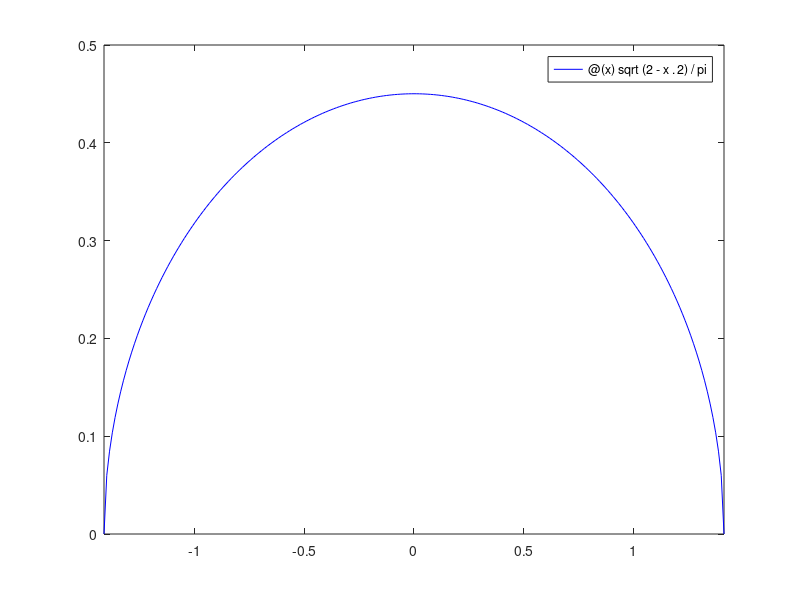

Write MATLAB code to recreate this figure. (Note: this script raises an error after producing the figure.)
%%% This program plots a numerical histogram of the rescaled densities for
%%% all three Gaussian Ensembles, and compares them with the semicircle
%%% distribution. You will be asked to choose both the size and the number
%%% of matrices to be diagonalized (for each of the three ensembles).

clear all
close all

%%% Definition of the semicircle distribution function
rho = @(x) sqrt(2-x.^2)/pi;

%%% Reads the matrix size from the Command Window
prompt = '\n Choose matrix size: ';
N = input(prompt);

%%% Reads the number of matrices to be diagonalized from the Command Window
prompt = '\n Choose number of matrices to be diagonalized: ';
Nmatr = input(prompt);

%%% x is an empty vector that will be used to collect all eigenvalues
x1 = []; x2 = []; x4 = [];

for nm = 1:Nmatr
    
    %%% GOE
    M = sqrt(1/N)*randn(N);
    M = (M + M')/2;

    x1 = [x1; eig(M)];

    %%% GUE
    M = sqrt(1/(2*N))*(randn(N) + i*randn(N));
    M = (M + M')/2;

    x2 = [x2; eig(M)];

    %%% GSE
    A = sqrt(1/(4*N))*(randn(N) + i*randn(N));
    B = sqrt(1/(4*N))*(randn(N) + i*randn(N));
    M = [A B; -conj(B) conj(A)]; 
    M = (M + M')/2; 

    x4 = [x4; unique(eig(M))]; %%% The unique function gets rid of the 
                               %%% double eigenvalues
                               
end

%%% Plot of the semicircle distribution
fplot(rho,[-sqrt(2) sqrt(2)],'b')
hold on

%%% Normalized eigenvalue histogram
[b,a] = histnorm(x1,50);
[d,c] = histnorm(x2,50);
[f,e] = histnorm(x4,50);
plot(a,b,'or-',c,d,'ok-',e,f,'om-')
legend('Semicircle','GOE','GUE','GSE')

xlim([-2 2])

ax = gca;
ax.FontSize = 14;
ax.Title.String = 'Rescaled Eigenvalue Densities';
ax.Title.FontSize = 18;
ax.XLabel.String = '$x$';
ax.YLabel.String = '$\rho(x)$';
ax.XLabel.FontSize = 18;
ax.YLabel.FontSize = 18;
ax.XLabel.Interpreter = 'LaTex'; 
ax.YLabel.Interpreter = 'LaTex';
